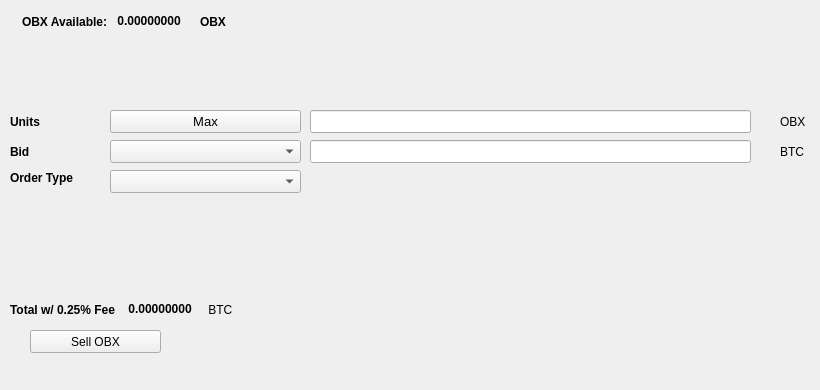
   <widget class="QWidget" name="SellTab">
    <attribute name="title">
     <string>Sell</string>
    </attribute>
    <widget class="QLabel" name="label_16">
     <property name="geometry">
      <rect>
       <x>780</x>
       <y>140</y>
       <width>31</width>
       <height>23</height>
      </rect>
     </property>
     <property name="text">
      <string>BTC</string>
     </property>
    </widget>
    <widget class="QComboBox" name="SellBidcomboBox">
     <property name="geometry">
      <rect>
       <x>110</x>
       <y>140</y>
       <width>191</width>
       <height>23</height>
      </rect>
     </property>
     <property name="font">
      <font>
       <pointsize>10</pointsize>
      </font>
     </property>
    </widget>
    <widget class="QLabel" name="label_18">
     <property name="geometry">
      <rect>
       <x>10</x>
       <y>110</y>
       <width>46</width>
       <height>23</height>
      </rect>
     </property>
     <property name="font">
      <font>
       <weight>75</weight>
       <bold>true</bold>
      </font>
     </property>
     <property name="text">
      <string>Units</string>
     </property>
    </widget>
    <widget class="QPushButton" name="Sell_Max_Amount">
     <property name="geometry">
      <rect>
       <x>110</x>
       <y>110</y>
       <width>191</width>
       <height>23</height>
      </rect>
     </property>
     <property name="font">
      <font>
       <pointsize>10</pointsize>
      </font>
     </property>
     <property name="text">
      <string>Max</string>
     </property>
    </widget>
    <widget class="QLabel" name="label_20">
     <property name="geometry">
      <rect>
       <x>10</x>
       <y>170</y>
       <width>91</width>
       <height>16</height>
      </rect>
     </property>
     <property name="font">
      <font>
       <weight>75</weight>
       <bold>true</bold>
      </font>
     </property>
     <property name="text">
      <string>Order Type</string>
     </property>
    </widget>
    <widget class="QComboBox" name="SellOrdertypeCombo">
     <property name="geometry">
      <rect>
       <x>110</x>
       <y>170</y>
       <width>191</width>
       <height>23</height>
      </rect>
     </property>
     <property name="font">
      <font>
       <pointsize>10</pointsize>
      </font>
     </property>
    </widget>
    <widget class="QLabel" name="label_21">
     <property name="geometry">
      <rect>
       <x>10</x>
       <y>140</y>
       <width>46</width>
       <height>23</height>
      </rect>
     </property>
     <property name="font">
      <font>
       <weight>75</weight>
       <bold>true</bold>
      </font>
     </property>
     <property name="text">
      <string>Bid</string>
     </property>
    </widget>
    <widget class="QLabel" name="label_22">
     <property name="geometry">
      <rect>
       <x>780</x>
       <y>110</y>
       <width>31</width>
       <height>23</height>
      </rect>
     </property>
     <property name="text">
      <string>OBX</string>
     </property>
    </widget>
    <widget class="QLineEdit" name="UnitsInputOBX">
     <property name="geometry">
      <rect>
       <x>310</x>
       <y>110</y>
       <width>441</width>
       <height>23</height>
      </rect>
     </property>
     <property name="font">
      <font>
       <pointsize>9</pointsize>
       <weight>75</weight>
       <bold>true</bold>
      </font>
     </property>
    </widget>
    <widget class="QLineEdit" name="SellBidPriceEdit">
     <property name="geometry">
      <rect>
       <x>310</x>
       <y>140</y>
       <width>441</width>
       <height>23</height>
      </rect>
     </property>
     <property name="font">
      <font>
       <pointsize>9</pointsize>
       <weight>75</weight>
       <bold>true</bold>
      </font>
     </property>
    </widget>
    <widget class="QPushButton" name="SellOBXBTN">
     <property name="geometry">
      <rect>
       <x>30</x>
       <y>330</y>
       <width>131</width>
       <height>23</height>
      </rect>
     </property>
     <property name="text">
      <string>Sell OBX</string>
     </property>
     <property name="icon">
      <iconset resource="../Orbox">
       <normaloff>:/icons/bitcoin</normaloff>:/icons/bitcoin</iconset>
     </property>
    </widget>
    <widget class="QWidget" name="layoutWidget3">
     <property name="geometry">
      <rect>
       <x>22</x>
       <y>12</y>
       <width>258</width>
       <height>19</height>
      </rect>
     </property>
     <layout class="QHBoxLayout" name="horizontalLayout">
      <item>
       <widget class="QLabel" name="label232_2">
        <property name="font">
         <font>
          <weight>75</weight>
          <bold>true</bold>
         </font>
        </property>
        <property name="text">
         <string>OBX Available:</string>
        </property>
       </widget>
      </item>
      <item>
       <widget class="QLabel" name="OBXAvailableLabel">
        <property name="palette">
         <palette>
          <active>
           <colorrole role="WindowText">
            <brush brushstyle="SolidPattern">
             <color alpha="255">
              <red>0</red>
              <green>0</green>
              <blue>0</blue>
             </color>
            </brush>
           </colorrole>
           <colorrole role="Button">
            <brush brushstyle="SolidPattern">
             <color alpha="255">
              <red>0</red>
              <green>170</green>
              <blue>0</blue>
             </color>
            </brush>
           </colorrole>
           <colorrole role="Light">
            <brush brushstyle="SolidPattern">
             <color alpha="255">
              <red>0</red>
              <green>255</green>
              <blue>0</blue>
             </color>
            </brush>
           </colorrole>
           <colorrole role="Midlight">
            <brush brushstyle="SolidPattern">
             <color alpha="255">
              <red>0</red>
              <green>212</green>
              <blue>0</blue>
             </color>
            </brush>
           </colorrole>
           <colorrole role="Dark">
            <brush brushstyle="SolidPattern">
             <color alpha="255">
              <red>0</red>
              <green>85</green>
              <blue>0</blue>
             </color>
            </brush>
           </colorrole>
           <colorrole role="Mid">
            <brush brushstyle="SolidPattern">
             <color alpha="255">
              <red>0</red>
              <green>113</green>
              <blue>0</blue>
             </color>
            </brush>
           </colorrole>
           <colorrole role="Text">
            <brush brushstyle="SolidPattern">
             <color alpha="255">
              <red>0</red>
              <green>170</green>
              <blue>0</blue>
             </color>
            </brush>
           </colorrole>
           <colorrole role="BrightText">
            <brush brushstyle="SolidPattern">
             <color alpha="255">
              <red>255</red>
              <green>255</green>
              <blue>255</blue>
             </color>
            </brush>
           </colorrole>
           <colorrole role="ButtonText">
            <brush brushstyle="SolidPattern">
             <color alpha="255">
              <red>0</red>
              <green>0</green>
              <blue>0</blue>
             </color>
            </brush>
           </colorrole>
           <colorrole role="Base">
            <brush brushstyle="SolidPattern">
             <color alpha="255">
              <red>255</red>
              <green>255</green>
              <blue>255</blue>
             </color>
            </brush>
           </colorrole>
           <colorrole role="Window">
            <brush brushstyle="SolidPattern">
             <color alpha="255">
              <red>0</red>
              <green>170</green>
              <blue>0</blue>
             </color>
            </brush>
           </colorrole>
           <colorrole role="Shadow">
            <brush brushstyle="SolidPattern">
             <color alpha="255">
              <red>0</red>
              <green>0</green>
              <blue>0</blue>
             </color>
            </brush>
           </colorrole>
           <colorrole role="AlternateBase">
            <brush brushstyle="SolidPattern">
             <color alpha="255">
              <red>127</red>
              <green>212</green>
              <blue>127</blue>
             </color>
            </brush>
           </colorrole>
           <colorrole role="ToolTipBase">
            <brush brushstyle="SolidPattern">
             <color alpha="255">
              <red>255</red>
              <green>255</green>
              <blue>220</blue>
             </color>
            </brush>
           </colorrole>
           <colorrole role="ToolTipText">
            <brush brushstyle="SolidPattern">
             <color alpha="255">
              <red>0</red>
              <green>0</green>
              <blue>0</blue>
             </color>
            </brush>
           </colorrole>
          </active>
          <inactive>
           <colorrole role="WindowText">
            <brush brushstyle="SolidPattern">
             <color alpha="255">
              <red>0</red>
              <green>0</green>
              <blue>0</blue>
             </color>
            </brush>
           </colorrole>
           <colorrole role="Button">
            <brush brushstyle="SolidPattern">
             <color alpha="255">
              <red>0</red>
              <green>170</green>
              <blue>0</blue>
             </color>
            </brush>
           </colorrole>
           <colorrole role="Light">
            <brush brushstyle="SolidPattern">
             <color alpha="255">
              <red>0</red>
              <green>255</green>
              <blue>0</blue>
             </color>
            </brush>
           </colorrole>
           <colorrole role="Midlight">
            <brush brushstyle="SolidPattern">
             <color alpha="255">
              <red>0</red>
              <green>212</green>
              <blue>0</blue>
             </color>
            </brush>
           </colorrole>
           <colorrole role="Dark">
            <brush brushstyle="SolidPattern">
             <color alpha="255">
              <red>0</red>
              <green>85</green>
              <blue>0</blue>
             </color>
            </brush>
           </colorrole>
           <colorrole role="Mid">
            <brush brushstyle="SolidPattern">
             <color alpha="255">
              <red>0</red>
              <green>113</green>
              <blue>0</blue>
             </color>
            </brush>
           </colorrole>
           <colorrole role="Text">
            <brush brushstyle="SolidPattern">
             <color alpha="255">
              <red>0</red>
              <green>170</green>
              <blue>0</blue>
             </color>
            </brush>
           </colorrole>
           <colorrole role="BrightText">
            <brush brushstyle="SolidPattern">
             <color alpha="255">
              <red>255</red>
              <green>255</green>
              <blue>255</blue>
             </color>
            </brush>
           </colorrole>
           <colorrole role="ButtonText">
            <brush brushstyle="SolidPattern">
             <color alpha="255">
              <red>0</red>
              <green>0</green>
              <blue>0</blue>
             </color>
            </brush>
           </colorrole>
           <colorrole role="Base">
            <brush brushstyle="SolidPattern">
             <color alpha="255">
              <red>255</red>
              <green>255</green>
              <blue>255</blue>
             </color>
            </brush>
           </colorrole>
           <colorrole role="Window">
            <brush brushstyle="SolidPattern">
             <color alpha="255">
              <red>0</red>
              <green>170</green>
              <blue>0</blue>
             </color>
            </brush>
           </colorrole>
           <colorrole role="Shadow">
            <brush brushstyle="SolidPattern">
             <color alpha="255">
              <red>0</red>
              <green>0</green>
              <blue>0</blue>
             </color>
            </brush>
           </colorrole>
           <colorrole role="AlternateBase">
            <brush brushstyle="SolidPattern">
             <color alpha="255">
              <red>127</red>
              <green>212</green>
              <blue>127</blue>
             </color>
            </brush>
           </colorrole>
           <colorrole role="ToolTipBase">
            <brush brushstyle="SolidPattern">
             <color alpha="255">
              <red>255</red>
              <green>255</green>
              <blue>220</blue>
             </color>
            </brush>
           </colorrole>
           <colorrole role="ToolTipText">
            <brush brushstyle="SolidPattern">
             <color alpha="255">
              <red>0</red>
              <green>0</green>
              <blue>0</blue>
             </color>
            </brush>
           </colorrole>
          </inactive>
          <disabled>
           <colorrole role="WindowText">
            <brush brushstyle="SolidPattern">
             <color alpha="255">
              <red>0</red>
              <green>85</green>
              <blue>0</blue>
             </color>
            </brush>
           </colorrole>
           <colorrole role="Button">
            <brush brushstyle="SolidPattern">
             <color alpha="255">
              <red>0</red>
              <green>170</green>
              <blue>0</blue>
             </color>
            </brush>
           </colorrole>
           <colorrole role="Light">
            <brush brushstyle="SolidPattern">
             <color alpha="255">
              <red>0</red>
              <green>255</green>
              <blue>0</blue>
             </color>
            </brush>
           </colorrole>
           <colorrole role="Midlight">
            <brush brushstyle="SolidPattern">
             <color alpha="255">
              <red>0</red>
              <green>212</green>
              <blue>0</blue>
             </color>
            </brush>
           </colorrole>
           <colorrole role="Dark">
            <brush brushstyle="SolidPattern">
             <color alpha="255">
              <red>0</red>
              <green>85</green>
              <blue>0</blue>
             </color>
            </brush>
           </colorrole>
           <colorrole role="Mid">
            <brush brushstyle="SolidPattern">
             <color alpha="255">
              <red>0</red>
              <green>113</green>
              <blue>0</blue>
             </color>
            </brush>
           </colorrole>
           <colorrole role="Text">
            <brush brushstyle="SolidPattern">
             <color alpha="255">
              <red>0</red>
              <green>85</green>
              <blue>0</blue>
             </color>
            </brush>
           </colorrole>
           <colorrole role="BrightText">
            <brush brushstyle="SolidPattern">
             <color alpha="255">
              <red>255</red>
              <green>255</green>
              <blue>255</blue>
             </color>
            </brush>
           </colorrole>
           <colorrole role="ButtonText">
            <brush brushstyle="SolidPattern">
             <color alpha="255">
              <red>0</red>
              <green>85</green>
              <blue>0</blue>
             </color>
            </brush>
           </colorrole>
           <colorrole role="Base">
            <brush brushstyle="SolidPattern">
             <color alpha="255">
              <red>0</red>
              <green>170</green>
              <blue>0</blue>
             </color>
            </brush>
           </colorrole>
           <colorrole role="Window">
            <brush brushstyle="SolidPattern">
             <color alpha="255">
              <red>0</red>
              <green>170</green>
              <blue>0</blue>
             </color>
            </brush>
           </colorrole>
           <colorrole role="Shadow">
            <brush brushstyle="SolidPattern">
             <color alpha="255">
              <red>0</red>
              <green>0</green>
              <blue>0</blue>
             </color>
            </brush>
           </colorrole>
           <colorrole role="AlternateBase">
            <brush brushstyle="SolidPattern">
             <color alpha="255">
              <red>0</red>
              <green>170</green>
              <blue>0</blue>
             </color>
            </brush>
           </colorrole>
           <colorrole role="ToolTipBase">
            <brush brushstyle="SolidPattern">
             <color alpha="255">
              <red>255</red>
              <green>255</green>
              <blue>220</blue>
             </color>
            </brush>
           </colorrole>
           <colorrole role="ToolTipText">
            <brush brushstyle="SolidPattern">
             <color alpha="255">
              <red>0</red>
              <green>0</green>
              <blue>0</blue>
             </color>
            </brush>
           </colorrole>
          </disabled>
         </palette>
        </property>
        <property name="font">
         <font>
          <weight>75</weight>
          <bold>true</bold>
         </font>
        </property>
        <property name="text">
         <string> 0.00000000 </string>
        </property>
        <property name="textInteractionFlags">
         <set>Qt::LinksAccessibleByMouse|Qt::TextSelectableByKeyboard|Qt::TextSelectableByMouse</set>
        </property>
       </widget>
      </item>
      <item>
       <widget class="QLabel" name="labelOBX">
        <property name="font">
         <font>
          <weight>75</weight>
          <bold>true</bold>
         </font>
        </property>
        <property name="text">
         <string>OBX</string>
        </property>
       </widget>
      </item>
     </layout>
    </widget>
    <widget class="QWidget" name="layoutWidget">
     <property name="geometry">
      <rect>
       <x>10</x>
       <y>300</y>
       <width>268</width>
       <height>19</height>
      </rect>
     </property>
     <layout class="QHBoxLayout" name="horizontalLayout_2">
      <item>
       <widget class="QLabel" name="label_19">
        <property name="font">
         <font>
          <weight>75</weight>
          <bold>true</bold>
         </font>
        </property>
        <property name="text">
         <string>Total w/ 0.25% Fee </string>
        </property>
       </widget>
      </item>
      <item>
       <widget class="QLabel" name="SellCostLabel">
        <property name="palette">
         <palette>
          <active>
           <colorrole role="WindowText">
            <brush brushstyle="SolidPattern">
             <color alpha="255">
              <red>0</red>
              <green>0</green>
              <blue>0</blue>
             </color>
            </brush>
           </colorrole>
           <colorrole role="Button">
            <brush brushstyle="SolidPattern">
             <color alpha="255">
              <red>0</red>
              <green>170</green>
              <blue>0</blue>
             </color>
            </brush>
           </colorrole>
           <colorrole role="Light">
            <brush brushstyle="SolidPattern">
             <color alpha="255">
              <red>0</red>
              <green>255</green>
              <blue>0</blue>
             </color>
            </brush>
           </colorrole>
           <colorrole role="Midlight">
            <brush brushstyle="SolidPattern">
             <color alpha="255">
              <red>0</red>
              <green>212</green>
              <blue>0</blue>
             </color>
            </brush>
           </colorrole>
           <colorrole role="Dark">
            <brush brushstyle="SolidPattern">
             <color alpha="255">
              <red>0</red>
              <green>85</green>
              <blue>0</blue>
             </color>
            </brush>
           </colorrole>
           <colorrole role="Mid">
            <brush brushstyle="SolidPattern">
             <color alpha="255">
              <red>0</red>
              <green>113</green>
              <blue>0</blue>
             </color>
            </brush>
           </colorrole>
           <colorrole role="Text">
            <brush brushstyle="SolidPattern">
             <color alpha="255">
              <red>0</red>
              <green>170</green>
              <blue>0</blue>
             </color>
            </brush>
           </colorrole>
           <colorrole role="BrightText">
            <brush brushstyle="SolidPattern">
             <color alpha="255">
              <red>255</red>
              <green>255</green>
              <blue>255</blue>
             </color>
            </brush>
           </colorrole>
           <colorrole role="ButtonText">
            <brush brushstyle="SolidPattern">
             <color alpha="255">
              <red>0</red>
              <green>0</green>
              <blue>0</blue>
             </color>
            </brush>
           </colorrole>
           <colorrole role="Base">
            <brush brushstyle="SolidPattern">
             <color alpha="255">
              <red>255</red>
              <green>255</green>
              <blue>255</blue>
             </color>
            </brush>
           </colorrole>
           <colorrole role="Window">
            <brush brushstyle="SolidPattern">
             <color alpha="255">
              <red>0</red>
              <green>170</green>
              <blue>0</blue>
             </color>
            </brush>
           </colorrole>
           <colorrole role="Shadow">
            <brush brushstyle="SolidPattern">
             <color alpha="255">
              <red>0</red>
              <green>0</green>
              <blue>0</blue>
             </color>
            </brush>
           </colorrole>
           <colorrole role="AlternateBase">
            <brush brushstyle="SolidPattern">
             <color alpha="255">
              <red>127</red>
              <green>212</green>
              <blue>127</blue>
             </color>
            </brush>
           </colorrole>
           <colorrole role="ToolTipBase">
            <brush brushstyle="SolidPattern">
             <color alpha="255">
              <red>255</red>
              <green>255</green>
              <blue>220</blue>
             </color>
            </brush>
           </colorrole>
           <colorrole role="ToolTipText">
            <brush brushstyle="SolidPattern">
             <color alpha="255">
              <red>0</red>
              <green>0</green>
              <blue>0</blue>
             </color>
            </brush>
           </colorrole>
          </active>
          <inactive>
           <colorrole role="WindowText">
            <brush brushstyle="SolidPattern">
             <color alpha="255">
              <red>0</red>
              <green>0</green>
              <blue>0</blue>
             </color>
            </brush>
           </colorrole>
           <colorrole role="Button">
            <brush brushstyle="SolidPattern">
             <color alpha="255">
              <red>0</red>
              <green>170</green>
              <blue>0</blue>
             </color>
            </brush>
           </colorrole>
           <colorrole role="Light">
            <brush brushstyle="SolidPattern">
             <color alpha="255">
              <red>0</red>
              <green>255</green>
              <blue>0</blue>
             </color>
            </brush>
           </colorrole>
           <colorrole role="Midlight">
            <brush brushstyle="SolidPattern">
             <color alpha="255">
              <red>0</red>
              <green>212</green>
              <blue>0</blue>
             </color>
            </brush>
           </colorrole>
           <colorrole role="Dark">
            <brush brushstyle="SolidPattern">
             <color alpha="255">
              <red>0</red>
              <green>85</green>
              <blue>0</blue>
             </color>
            </brush>
           </colorrole>
           <colorrole role="Mid">
            <brush brushstyle="SolidPattern">
             <color alpha="255">
              <red>0</red>
              <green>113</green>
              <blue>0</blue>
             </color>
            </brush>
           </colorrole>
           <colorrole role="Text">
            <brush brushstyle="SolidPattern">
             <color alpha="255">
              <red>0</red>
              <green>170</green>
              <blue>0</blue>
             </color>
            </brush>
           </colorrole>
           <colorrole role="BrightText">
            <brush brushstyle="SolidPattern">
             <color alpha="255">
              <red>255</red>
              <green>255</green>
              <blue>255</blue>
             </color>
            </brush>
           </colorrole>
           <colorrole role="ButtonText">
            <brush brushstyle="SolidPattern">
             <color alpha="255">
              <red>0</red>
              <green>0</green>
              <blue>0</blue>
             </color>
            </brush>
           </colorrole>
           <colorrole role="Base">
            <brush brushstyle="SolidPattern">
             <color alpha="255">
              <red>255</red>
              <green>255</green>
              <blue>255</blue>
             </color>
            </brush>
           </colorrole>
           <colorrole role="Window">
            <brush brushstyle="SolidPattern">
             <color alpha="255">
              <red>0</red>
              <green>170</green>
              <blue>0</blue>
             </color>
            </brush>
           </colorrole>
           <colorrole role="Shadow">
            <brush brushstyle="SolidPattern">
             <color alpha="255">
              <red>0</red>
              <green>0</green>
              <blue>0</blue>
             </color>
            </brush>
           </colorrole>
           <colorrole role="AlternateBase">
            <brush brushstyle="SolidPattern">
             <color alpha="255">
              <red>127</red>
              <green>212</green>
              <blue>127</blue>
             </color>
            </brush>
           </colorrole>
           <colorrole role="ToolTipBase">
            <brush brushstyle="SolidPattern">
             <color alpha="255">
              <red>255</red>
              <green>255</green>
              <blue>220</blue>
             </color>
            </brush>
           </colorrole>
           <colorrole role="ToolTipText">
            <brush brushstyle="SolidPattern">
             <color alpha="255">
              <red>0</red>
              <green>0</green>
              <blue>0</blue>
             </color>
            </brush>
           </colorrole>
          </inactive>
          <disabled>
           <colorrole role="WindowText">
            <brush brushstyle="SolidPattern">
             <color alpha="255">
              <red>0</red>
              <green>85</green>
              <blue>0</blue>
             </color>
            </brush>
           </colorrole>
           <colorrole role="Button">
            <brush brushstyle="SolidPattern">
             <color alpha="255">
              <red>0</red>
              <green>170</green>
              <blue>0</blue>
             </color>
            </brush>
           </colorrole>
           <colorrole role="Light">
            <brush brushstyle="SolidPattern">
             <color alpha="255">
              <red>0</red>
              <green>255</green>
              <blue>0</blue>
             </color>
            </brush>
           </colorrole>
           <colorrole role="Midlight">
            <brush brushstyle="SolidPattern">
             <color alpha="255">
              <red>0</red>
              <green>212</green>
              <blue>0</blue>
             </color>
            </brush>
           </colorrole>
           <colorrole role="Dark">
            <brush brushstyle="SolidPattern">
             <color alpha="255">
              <red>0</red>
              <green>85</green>
              <blue>0</blue>
             </color>
            </brush>
           </colorrole>
           <colorrole role="Mid">
            <brush brushstyle="SolidPattern">
             <color alpha="255">
              <red>0</red>
              <green>113</green>
              <blue>0</blue>
             </color>
            </brush>
           </colorrole>
           <colorrole role="Text">
            <brush brushstyle="SolidPattern">
             <color alpha="255">
              <red>0</red>
              <green>85</green>
              <blue>0</blue>
             </color>
            </brush>
           </colorrole>
           <colorrole role="BrightText">
            <brush brushstyle="SolidPattern">
             <color alpha="255">
              <red>255</red>
              <green>255</green>
              <blue>255</blue>
             </color>
            </brush>
           </colorrole>
           <colorrole role="ButtonText">
            <brush brushstyle="SolidPattern">
             <color alpha="255">
              <red>0</red>
              <green>85</green>
              <blue>0</blue>
             </color>
            </brush>
           </colorrole>
           <colorrole role="Base">
            <brush brushstyle="SolidPattern">
             <color alpha="255">
              <red>0</red>
              <green>170</green>
              <blue>0</blue>
             </color>
            </brush>
           </colorrole>
           <colorrole role="Window">
            <brush brushstyle="SolidPattern">
             <color alpha="255">
              <red>0</red>
              <green>170</green>
              <blue>0</blue>
             </color>
            </brush>
           </colorrole>
           <colorrole role="Shadow">
            <brush brushstyle="SolidPattern">
             <color alpha="255">
              <red>0</red>
              <green>0</green>
              <blue>0</blue>
             </color>
            </brush>
           </colorrole>
           <colorrole role="AlternateBase">
            <brush brushstyle="SolidPattern">
             <color alpha="255">
              <red>0</red>
              <green>170</green>
              <blue>0</blue>
             </color>
            </brush>
           </colorrole>
           <colorrole role="ToolTipBase">
            <brush brushstyle="SolidPattern">
             <color alpha="255">
              <red>255</red>
              <green>255</green>
              <blue>220</blue>
             </color>
            </brush>
           </colorrole>
           <colorrole role="ToolTipText">
            <brush brushstyle="SolidPattern">
             <color alpha="255">
              <red>0</red>
              <green>0</green>
              <blue>0</blue>
             </color>
            </brush>
           </colorrole>
          </disabled>
         </palette>
        </property>
        <property name="font">
         <font>
          <weight>75</weight>
          <bold>true</bold>
         </font>
        </property>
        <property name="autoFillBackground">
         <bool>false</bool>
        </property>
        <property name="text">
         <string> 0.00000000</string>
        </property>
        <property name="textInteractionFlags">
         <set>Qt::LinksAccessibleByMouse|Qt::TextSelectableByMouse</set>
        </property>
       </widget>
      </item>
      <item>
       <widget class="QLabel" name="label_17">
        <property name="font">
         <font>
          <weight>50</weight>
          <bold>false</bold>
         </font>
        </property>
        <property name="text">
         <string> BTC</string>
        </property>
       </widget>
      </item>
     </layout>
    </widget>
    <widget class="QLabel" name="label_23">
     <property name="geometry">
      <rect>
       <x>460</x>
       <y>300</y>
       <width>281</width>
       <height>81</height>
      </rect>
     </property>
     <property name="text">
      <string/>
     </property>
     <property name="pixmap">
      <pixmap>:/images/bittrex</pixmap>
     </property>
    </widget>
   </widget>
